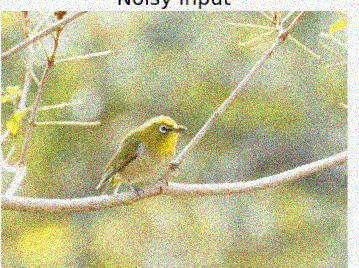
#> input picture ovozdan/img_19.png, 359 x 268 px
$ python 9lab_99.py
#> lines starting #> are read from the running program, lines starting #| are printed output that depends on the picture
#> in main, img is the input picture: shape (268, 359, 3); mean B, G, R 144.8, 189.1, 190.7
import cv2
import numpy as np
from matplotlib import pyplot as plt


def add_gaussian_noise_color(image, mean=0, sigma=20):
    """
    Rangli tasvirga Gauss shovqin qo'shish (test uchun).
    mean  – o'rtacha qiymat
    sigma – dispersiya (qanchalik katta bo'lsa, shovqin shunchalik kuchli)
    """
#> called with mean = 0, sigma = 25
    gauss = np.random.normal(mean, sigma, image.shape).astype(np.float32)
    noisy = image.astype(np.float32) + gauss
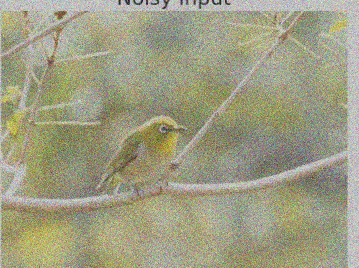
#> noisy: shape (268, 359, 3) float32; mean B, G, R 144.8, 189.2, 190.7; drawn with min black and max white
    noisy = np.clip(noisy, 0, 255).astype(np.uint8)
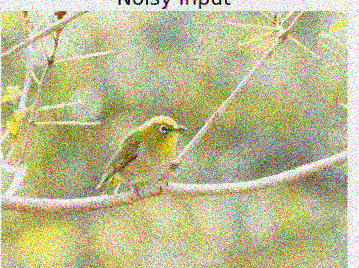
#> noisy: shape (268, 359, 3); mean B, G, R 143.8, 187.5, 189
    return noisy


def main():
    # 1) Rangli tasvirni o'qish (BGR format)
    img = cv2.imread('img_19.png')  # <-- bu yerga o'z rasm nomingni yoz
    if img is None:
        print("Rasm topilmadi! Fayl nomi yoki yo‘lini tekshir.")
        return

    # 2) Test uchun shovqin qo'shamiz.
    #    Agar sendagi rasm allaqachon shovqinli/xira bo'lsa:
    #    noisy = img  deb yozib qo'ysang bo'ladi.
    noisy = add_gaussian_noise_color(img, sigma=25)
    # noisy = img   # <-- agar tayyor shovqinli rasm bo'lsa, shu qatordan foydalan

    # 3) NON-LOCAL MEANS ALGORITHM (rangli tasvir uchun)
    # h va hColor – filtrlash kuchi, 5–15 oralig'ida o'ynab ko'r
    denoised = cv2.fastNlMeansDenoisingColored(
        noisy,                 # kirish rasm
        None,                  # chiqish (None bo'lsa, yangi rasm qaytaradi)
        h=10,                  # yorug'lik kanali uchun filtrlash kuchi
        hColor=10,             # rang kanali uchun filtrlash kuchi
        templateWindowSize=7,  # taqqoslash oynasi (odatda 7)
        searchWindowSize=21    # izlash oynasi (odatda 21)
    )
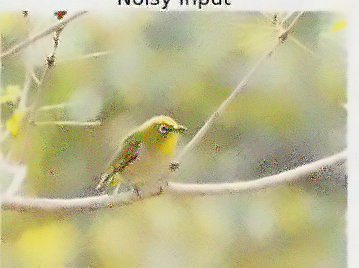
#> denoised: shape (268, 359, 3); mean B, G, R 142.6, 186.7, 189.9

    # 4) Matplotlib RGB format bilan ishlaydi, BGR -> RGB konvert qilamiz
    img_rgb = cv2.cvtColor(img, cv2.COLOR_BGR2RGB)
    noisy_rgb = cv2.cvtColor(noisy, cv2.COLOR_BGR2RGB)
    denoised_rgb = cv2.cvtColor(denoised, cv2.COLOR_BGR2RGB)

    # 5) Natijalarni yonma-yon ko'rsatish
    plt.figure(figsize=(12, 4))

    plt.subplot(1, 3, 1)
    plt.imshow(img_rgb)
    plt.title('Original')
    plt.axis('off')

    plt.subplot(1, 3, 2)
    plt.imshow(noisy_rgb)
    plt.title('Noisy (shovqinli)')
    plt.axis('off')

    plt.subplot(1, 3, 3)
    plt.imshow(denoised_rgb)
    plt.title('Denoised (Non-Local Means)')
    plt.axis('off')

    plt.tight_layout()
    plt.show()
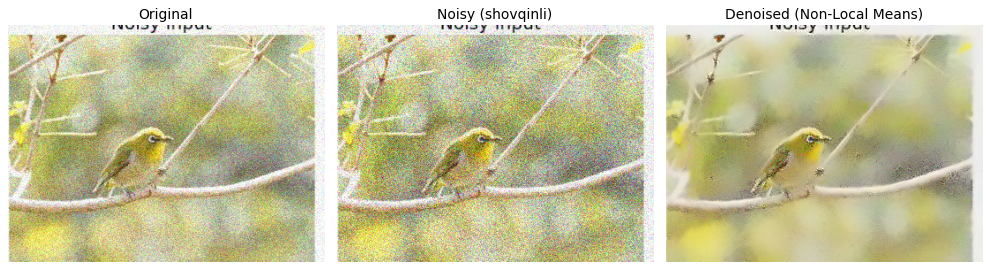
#> figure drawn by matplotlib, 3 panels

    # 6) Natijani faylga saqlash
    cv2.imwrite('img_19.png', noisy)
    cv2.imwrite('color_denoised_nlm.png', denoised)
    print("color_noisy.png va color_denoised_nlm.png saqlandi.")


if __name__ == "__main__":
    main()

$ run again, with ovozdan/img_10.png copied over ovozdan/img_19.png
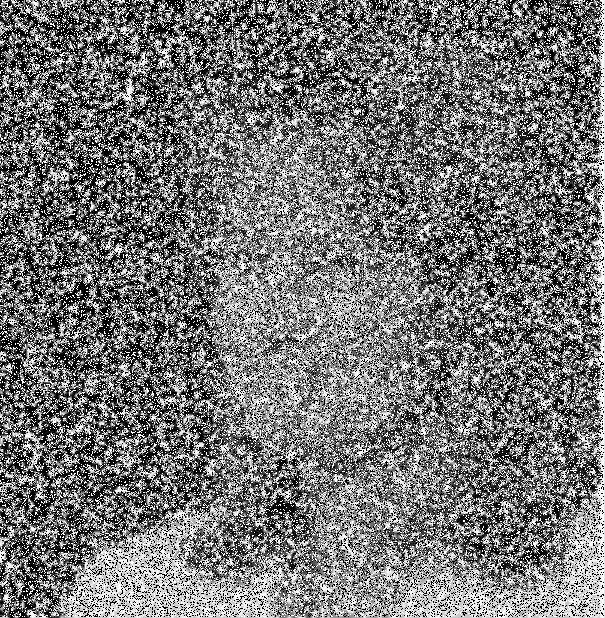
#> input picture ovozdan/img_10.png, 605 x 618 px
#> in main, img is the input picture: shape (618, 605, 3); min 0, max 255, mean 117
#> in add_gaussian_noise_color, `noisy = image.astype(np.float32) + gauss`:
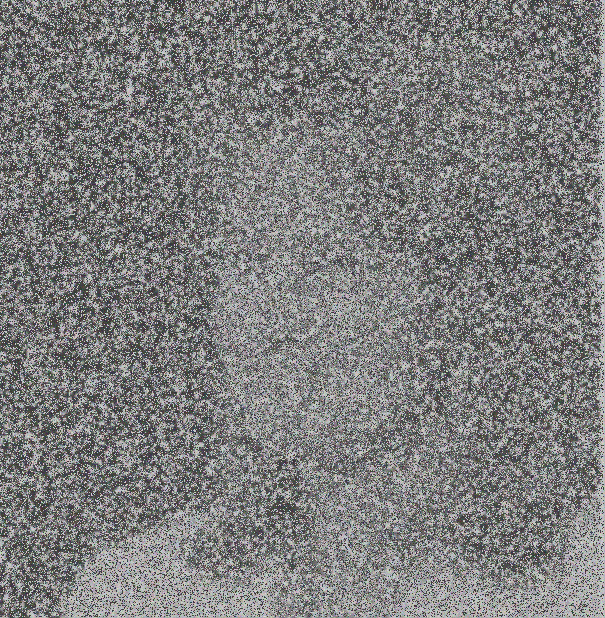
#> noisy: shape (618, 605, 3) float32; mean B, G, R 117, 117, 117; drawn with min black and max white
#> in main, `plt.show()`:
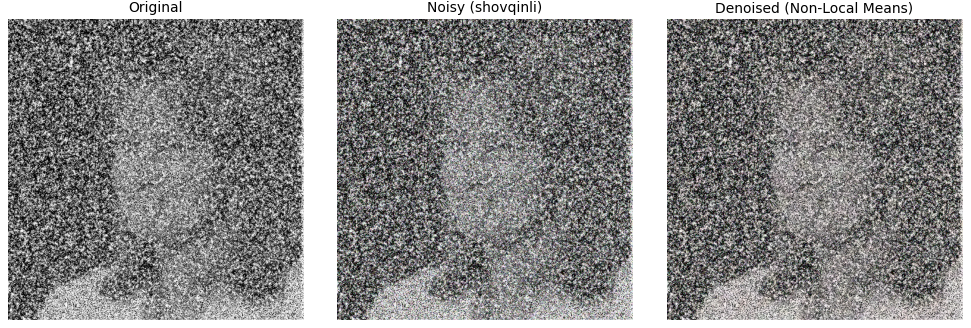
#> figure drawn by matplotlib, 3 panels
